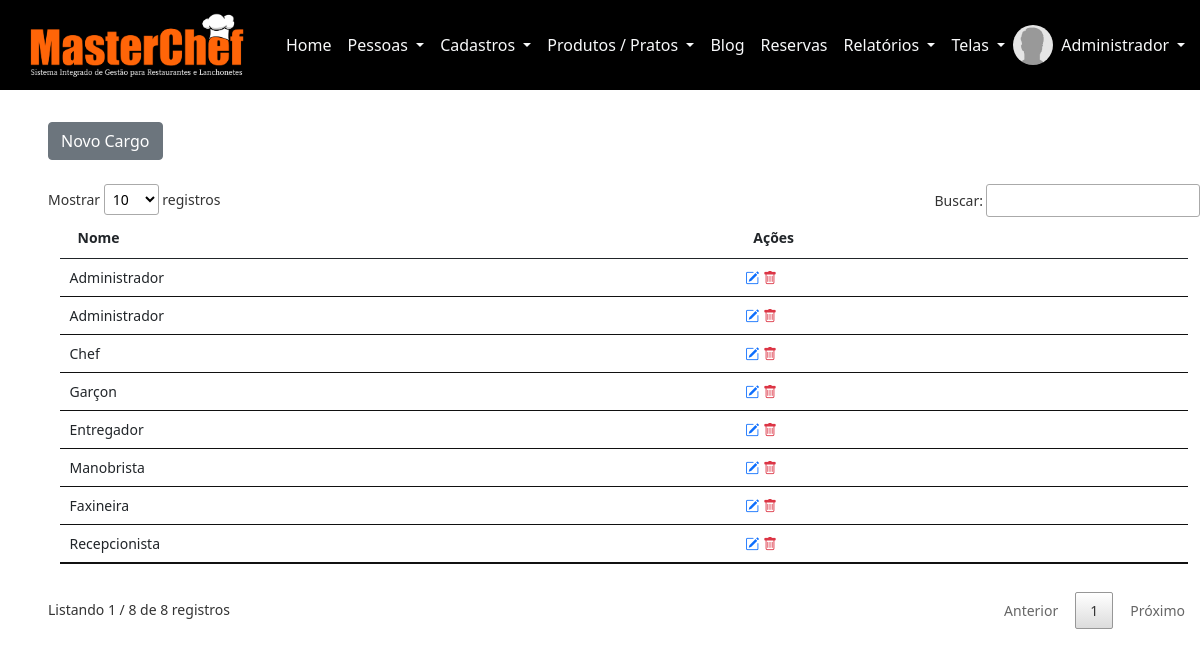
The app's page /sistema/painel-admin/index.php?pag=cargos (signed in) with its own data.
### tables this page shows
CREATE TABLE `usuarios` (
  `id` int(11) NOT NULL,
  `nome` varchar(50) NOT NULL,
  `cpf` varchar(20) NOT NULL,
  `email` varchar(50) NOT NULL,
  `senha` varchar(30) NOT NULL,
  `nivel` varchar(20) NOT NULL
);

CREATE TABLE `cargos` (
  `id` int(11) NOT NULL,
  `nome` varchar(25) NOT NULL
);

### sistema/painel-admin/cargos.php (the view, shortened to what this page needs)
<?php
$pagina = 'cargos';
?>
<a href="index.php?pag=<?php echo $pagina ?>&funcao=novo" type="button" class="btn btn-secondary mt-2 mb-4">Novo Cargo</a>
<small>
	<table id="example" class="table table-hover table-sm my-4" style="width:98%;">
		<thead>
			<tr>
				<th>Nome</th>
				<th>Ações</th>
			</tr>
		</thead>
		<tbody>
			<?php
			$query = $pdo->query("SELECT * FROM cargos order by id desc");
			$res = $query->fetchAll(PDO::FETCH_ASSOC);
			for($i=0; $i < @count($res); $i++){
					$id_reg = $res[$i]['id'];
				?>
				<tr>
					<td><?php echo $res[$i]['nome'] ?></td>
					<td>
						<a href="index.php?pag=<?php echo $pagina ?>&funcao=editar&id=<?php echo $id_reg ?>" title="Editar Registro">
							<i class="bi bi-pencil-square mr-1 text-primary"></i></a>
							<a href="index.php?pag=<?php echo $pagina ?>&funcao=excluir&id=<?php echo $id_reg ?>" title="Excluir Registro">
								<i class="bi bi-trash text-danger"></i></a>
							</td>
						</tr>
					<?php } ?>
				</tbody>
			</table>
		</small>

### sistema/painel-admin/index.php (shortened to what this page needs)
<?php
require_once("../../conexao.php");
$menu1 = 'home';
$menu2 = 'usuarios';
$menu3 = 'funcionarios';
$menu4 = 'cargos';
$menu5 = 'mesas';
$menu6 = 'fornecedores';
$menu7 = 'categorias';
$menu8 = 'produtos';
$menu9 = 'pratos';
$menu10 = 'compras';
$menu11 = 'banners';
$menu12 = 'blog';
$menu13 = 'estoque';
$menu14 = 'reservas';
$menu15 = 'galeria';
$menu16 = 'categorias-galeria';
$id_usuario = $_SESSION['id'];
$query = $pdo->query("SELECT * FROM usuarios WHERE id = '$id_usuario'");
$res = $query->fetchAll(PDO::FETCH_ASSOC);
$total_reg = @count($res);
if($total_reg > 0){
	$nome_usu = $res[0]['nome'];
}
?>
<!DOCTYPE html>
<html>
<head>
	<link href="https://cdn.jsdelivr.net/npm/bootstrap@5.0.0-beta2/dist/css/bootstrap.min.css" rel="stylesheet">
	<link rel="stylesheet" type="text/css" href="../vendor/DataTables/datatables.min.css"/>
	<link rel="stylesheet" href="https://cdn.jsdelivr.net/npm/bootstrap-icons@1.4.0/font/bootstrap-icons.css">
</head>
<body>
	<nav class="navbar navbar-expand-lg" style="background: #000000;">
		<div class="container-fluid">
			<a class="navbar-brand" href="index.php"><img src="../img/logo-texto-grande.png" width="250"></a>
			<div class="collapse navbar-collapse" id="navbarSupportedContent">
				<ul class="navbar-nav me-auto mb-2 mb-lg-0">
					<li class="nav-item">
						<a class="nav-link active text-light" aria-current="page" href="index.php?pag=<?php echo $menu1 ?>">Home</a>
					</li>
					<li class="nav-item dropdown">
						<a class="nav-link dropdown-toggle text-light" href="#" id="navbarDropdown" role="button" data-bs-toggle="dropdown" aria-expanded="false">
							Pessoas
						</a>
					</li>
					<li class="nav-item dropdown">
						<a class="nav-link dropdown-toggle text-light" href="#" id="navbarDropdown" role="button" data-bs-toggle="dropdown" aria-expanded="false">
							Cadastros
						</a>
					</li>
					<li class="nav-item dropdown">
						<a class="nav-link dropdown-toggle text-light" href="#" id="navbarDropdown" role="button" data-bs-toggle="dropdown" aria-expanded="false">
							Produtos / Pratos
						</a>
					</li>
					<li class="nav-item">
						<a class="nav-link text-light" aria-current="page" href="index.php?pag=<?php echo $menu12 ?>">Blog</a>
					</li>
					<li class="nav-item">
						<a class="nav-link text-light" aria-current="page" href="index.php?pag=<?php echo $menu14 ?>">Reservas</a>
					</li>
					<li class="nav-item dropdown">
						<a class="nav-link dropdown-toggle text-light" href="#" id="navbarDropdown" role="button" data-bs-toggle="dropdown" aria-expanded="false">
							Relatórios
						</a>
					</li>
					<li class="nav-item dropdown">
						<a class="nav-link dropdown-toggle text-light" href="#" id="navbarDropdown" role="button" data-bs-toggle="dropdown" aria-expanded="false">
							Telas
						</a>
					</li>
				</ul>
				<div class="d-flex mr-4">
					<img class="img-profile rounded-circle" src="../img/sem-usuario.jpg" width="40px" height="40px">
					<div class="collapse navbar-collapse" id="navbarNavDarkDropdown">
						<ul class="navbar-nav">
							<li class="nav-item dropdown">
								<a class="nav-link dropdown-toggle text-light" href="#" id="navbarDarkDropdownMenuLink" role="button" data-bs-toggle="dropdown" aria-expanded="false">
									<?php echo $nome_usu ?>
								</a>
							</li>
						</ul>
					</div>
				</div>
			</div>
		</div>
	</nav>
	<div class="container-fluid mt-4 mx-4 px-4">
		<?php
		if(@$_GET['pag'] == $menu1){
			require_once($menu1.'.php');
		}else if(@$_GET['pag'] == $menu2){
			require_once($menu2.'.php');
		}else if(@$_GET['pag'] == $menu3){
			require_once($menu3.'.php');
		}else if(@$_GET['pag'] == $menu4){
			require_once($menu4.'.php');
		}else if(@$_GET['pag'] == $menu5){
			require_once($menu5.'.php');
		}else if(@$_GET['pag'] == $menu6){
			require_once($menu6.'.php');
		}else if(@$_GET['pag'] == $menu7){
			require_once($menu7.'.php');
		}else if(@$_GET['pag'] == $menu8){
			require_once($menu8.'.php');
		}else if(@$_GET['pag'] == $menu9){
			require_once($menu9.'.php');
		}else if(@$_GET['pag'] == $menu10){
			require_once($menu10.'.php');
		}else if(@$_GET['pag'] == $menu11){
			require_once($menu11.'.php');
		}else if(@$_GET['pag'] == $menu12){
			require_once($menu12.'.php');
		}else if(@$_GET['pag'] == $menu13){
			require_once($menu13.'.php');
		}else if(@$_GET['pag'] == $menu14){
			$pag_painel = '../painel-recep/';
			require_once('../painel-recep/'.$menu14.'.php');
		}else if(@$_GET['pag'] == $menu15){
			require_once($menu15.'.php');
		}else if(@$_GET['pag'] == $menu16){
			require_once($menu16.'.php');
		}
		else{
			require_once($menu1.'.php');
		}
		?>
	</div>
</body>
</html>

### records on screen
usuarios: nome "Administrador"
cargos: nome "Administrador"
cargos: nome "Administrador"
cargos: nome "Chef"
cargos: nome "Garçon"
cargos: nome "Entregador"
cargos: nome "Manobrista"
cargos: nome "Faxineira"
cargos: nome "Recepcionista"
